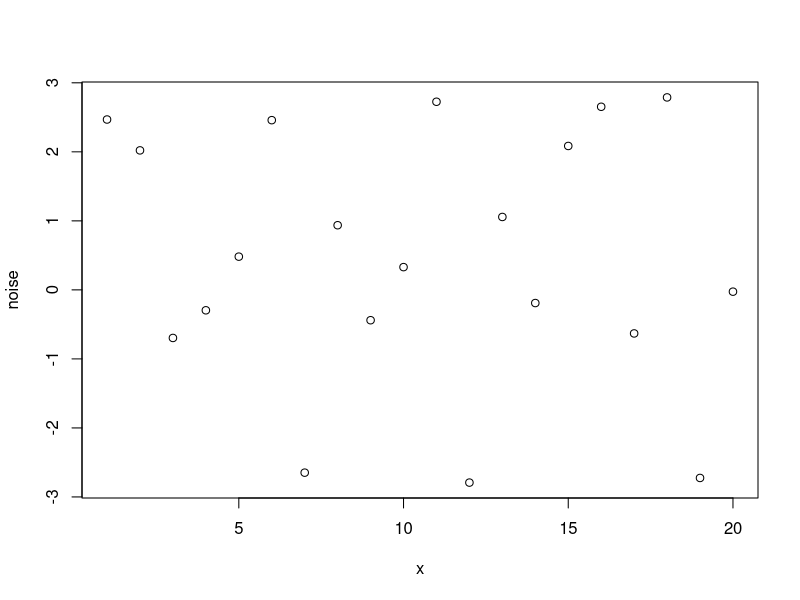
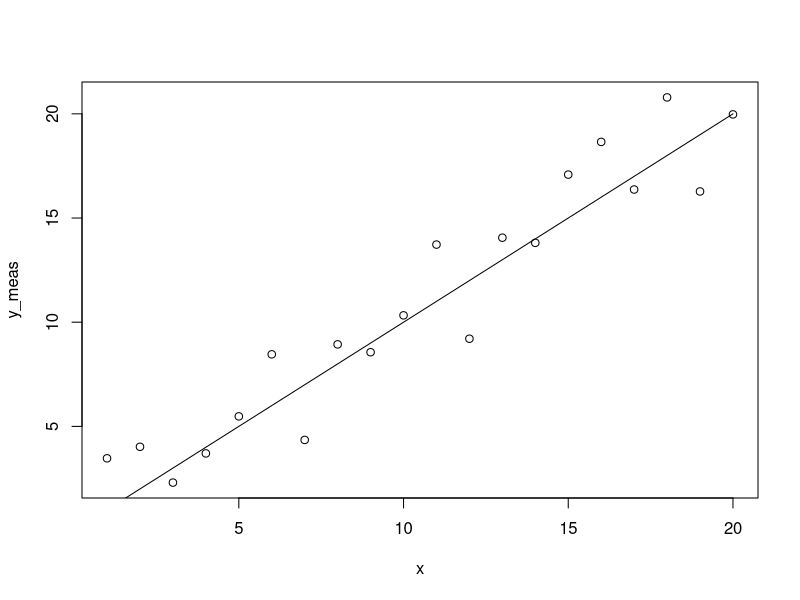
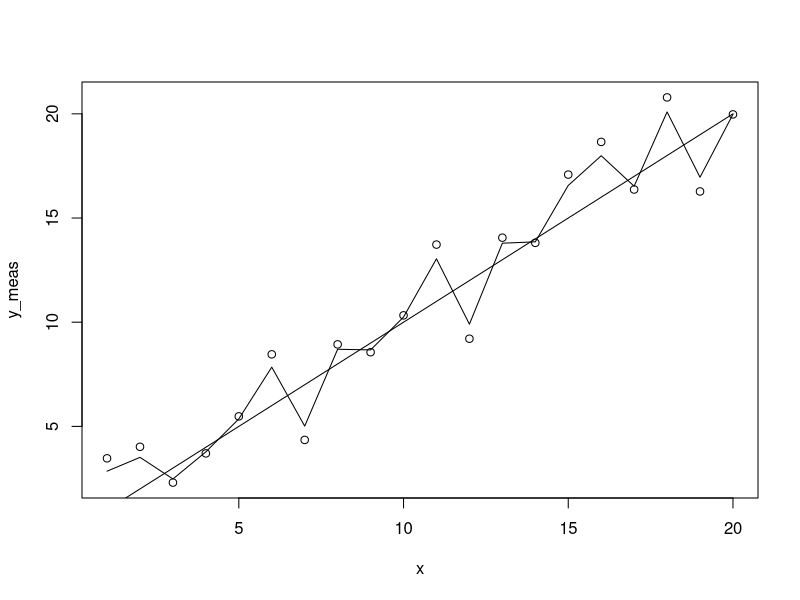
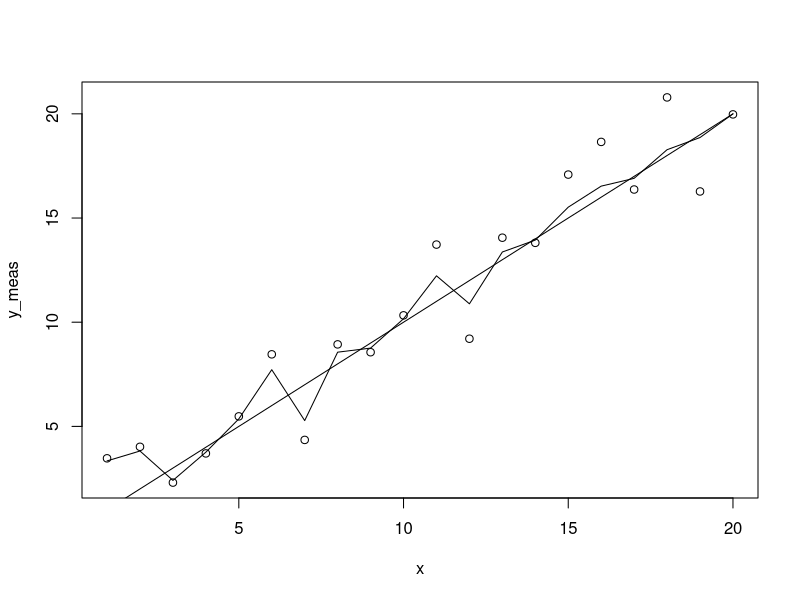
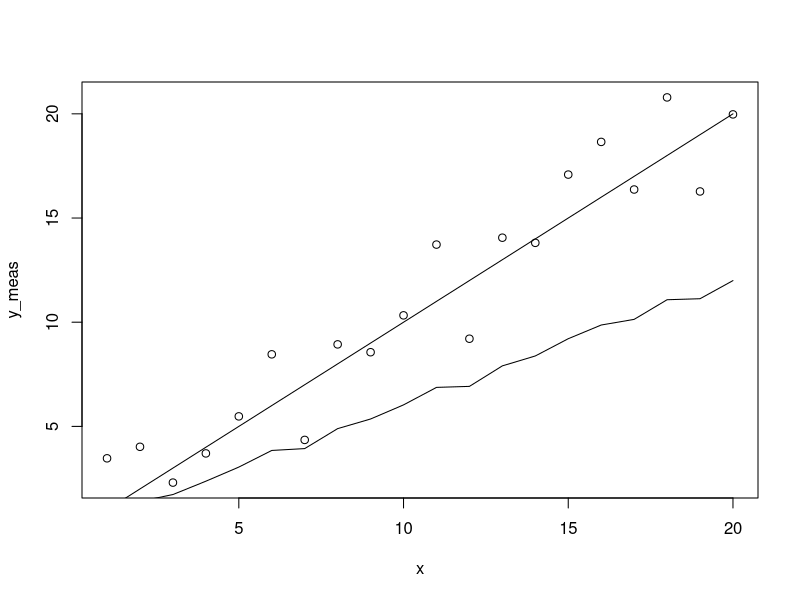

Reproduce these figures in R, in order. (Note: this script raises an error after producing the figures.)
## ---- chunk 1
knitr::opts_chunk$set(echo = TRUE)
## ---- chunk 2
noise = runif(20, min=-3, max=3)
x = c(1:20)
plot(x,noise)
## ---- chunk 3
x = c(1:20)
y_true = x
y_meas = y_true + noise
plot(x,y_meas)
lines(x,y_true)
## ---- chunk 4
# follow the measurements
y_state = y_true + 0.75 * noise
plot(x,y_meas)
lines(x,y_true)
lines(x,y_state)
## ---- chunk 5
# decrease reliance on measurements over time (converge to truth)
confidence = c(1:20)
y_state = y_true + (20 - confidence) / 20 * noise
plot(x,y_meas)
lines(x,y_true)
lines(x,y_state)
## ---- chunk 6
# fall behind measurements
y_state = 0.6 * y_true + 0.1 * noise
plot(x,y_meas)
lines(x,y_true)
lines(x,y_state)
## ---- chunk 7
filename = "q_demo"
library(reshape2)
library(ggplot2)
library(grid)
library(gridExtra)
library(cowplot)

# use the data from above to make a dataframe
df <- data.frame(x,y_true,y_meas,y_state)
names(df) <- c("Time","Truth","Measurement","State")


# change the names of df_x since they will be used for the legend
df_x_pre <- df[,c(1,2,6,10,14)]
names(df_x_pre) <- c("t","Measured","Predicted","State","Truth")

# subset each variable
df_x = melt(df_x_pre, id=c("t"))
df_y = melt(df[,c(1,3,7,11,15)], id=c("t"))
df_xdot = melt(df[,c(1,4,8,12,16)], id=c("t"))
df_ydot = melt(df[,c(1,5,9,13,17)], id=c("t"))

# define the first plot (x-position)
p_x <- ggplot(df_x) + geom_line(aes(x=t,y=value,colour=variable)) +
  scale_colour_manual(values=c("red","blue","green","black")) +
  ggtitle("X Position") + 
  cowplot::theme_minimal_grid(12) +
  theme(axis.text.x = element_text(size = 8, angle = 90, vjust = 0.5),axis.text.y = element_text(size = 8, vjust = 0.5)) +
  theme(plot.title = element_text(size=12))
# save the legend before suppressing it
legend <- cowplot::get_legend(p_x)
p_x <- p_x + theme(legend.position="none") + ylab("") + xlab("timestep")

# define all the other plots (w/o legend)
p_y <- ggplot(df_y) + geom_line(aes(x=t,y=value,colour=variable)) +
  scale_colour_manual(values=c("red","blue","green","black")) +
  ggtitle("Y Position") + ylab("") + xlab("timestep") +
  cowplot::theme_minimal_grid(12) + theme(legend.position="none") +
  theme(axis.text.x = element_text(size = 8, angle = 90, vjust = 0.5),axis.text.y = element_text(size = 8, vjust = 0.5)) +
  theme(plot.title = element_text(size=12))
p_xdot <- ggplot(df_xdot) + geom_line(aes(x=t,y=value,colour=variable)) +
  scale_colour_manual(values=c("red","blue","green","black")) + ylab("") + xlab("timestep") +
  ggtitle("X Velocity") + theme_minimal_grid(12) + theme(legend.position="none") +
  theme(axis.text.x = element_text(size = 8, angle = 90, vjust = 0.5),axis.text.y = element_text(size = 8, vjust = 0.5)) +
  theme(plot.title = element_text(size=12))
p_ydot <- ggplot(df_ydot) + geom_line(aes(x=t,y=value,colour=variable)) +
  scale_colour_manual(values=c("red","blue","green","black")) + ylab("") + xlab("timestep") +
  ggtitle("Y Velocity") + theme_minimal_grid(12) + theme(legend.position="none") +
  theme(axis.text.x = element_text(size = 8, angle = 90, vjust = 0.5),axis.text.y = element_text(size = 8, vjust = 0.5)) +
  theme(plot.title = element_text(size=12))

# draw the robot's path (measured and true)
#df_t = df[,c(1,2,8,14,20,3,9,15,21)]
#names(df_t) <- c("t","x_meas","x_pred","x","x,true","y_meas","y_pred","y","y_true")
